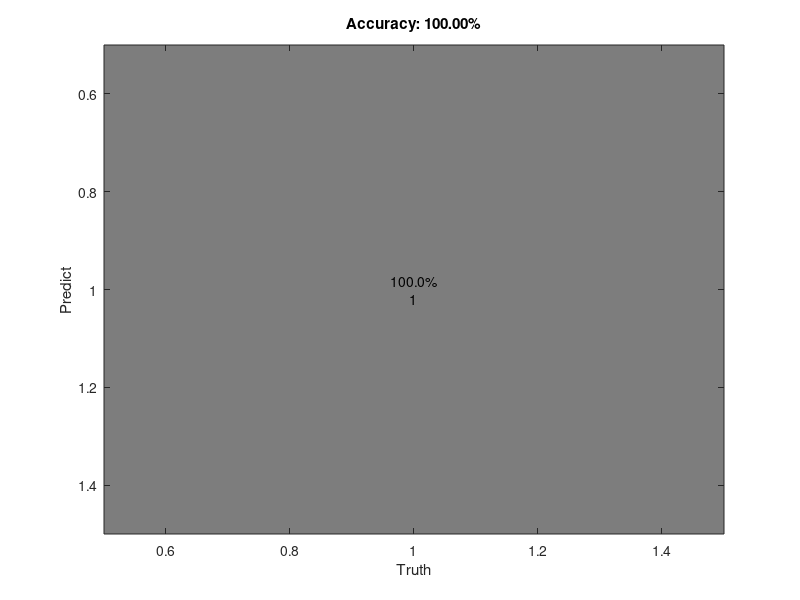

MATLAB code to generate this figure: (Note: this script raises an error after producing the figure.)
function plotConfMat(varargin)
% Edit: Cuong Tran
% Thank for author! Vahe Tshitoyan.
% Visualize Confusion Matrix

switch (nargin)
    case 0
       confmat = 1;
       labels = {'1'};
    case 1
       confmat = varargin{1};
       labels = 1:size(confmat, 1);
    otherwise
       confmat = varargin{1};
       labels = varargin{2};
end
confmat(isnan(confmat))=0; % in case there are NaN elements
numlabels = size(confmat, 1); % number of labels
% calculate the percentage accuracies
confpercent = 100*confmat./repmat(sum(confmat, 1),numlabels,1);
% plotting the colors
imagesc(confpercent);
title(sprintf('Accuracy: %.2f%%', 100*trace(confmat)/sum(confmat(:))));
xlabel('Truth'); ylabel('Predict');
% set the colormap
colormap(flipud(gray));
% Create strings from the matrix values and remove spaces
textStrings = num2str([confpercent(:), confmat(:)], '%.1f%%\n%d\n');
textStrings = strtrim(cellstr(textStrings));
% Create x and y coordinates for the strings and plot them
[x,y] = meshgrid(1:numlabels);
hStrings = text(x(:),y(:),textStrings(:), ...
    'HorizontalAlignment','center');
% Get the middle value of the color range
midValue = mean(get(gca,'CLim'));
% Choose white or black for the text color of the strings so
% they can be easily seen over the background color
textColors = repmat(confpercent(:) > midValue,1,3);
set(hStrings,{'Color'},num2cell(textColors,2));
% Setting the axis labels
set(gca,'XTick',1:numlabels,...
    'XTickLabel',labels,...
    'YTick',1:numlabels,...
    'YTickLabel',labels,...
    'TickLength',[0 0]);
end